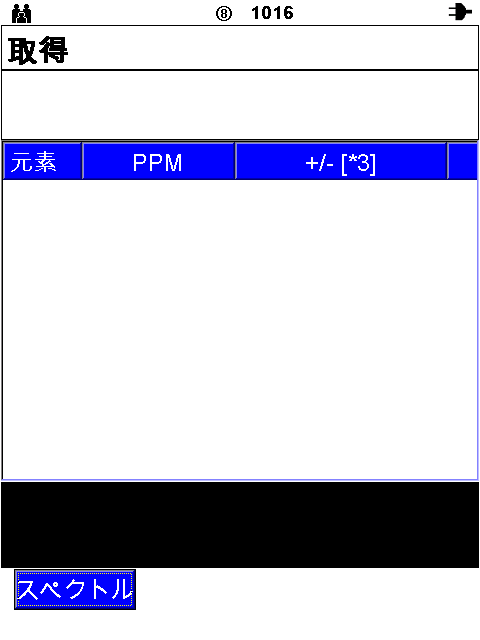
#> input picture Traer5iAuto/src/screens/acquiring.png, 480 x 640 px; its folder holds only this picture in this run
$ python -i bruker_ui.py   (imports and definitions only)
#> lines starting #> are read from the running program, lines starting #| are printed output that depends on the picture; after the words box and inside, x2 and y2 are one past the last pixel; in counts of white or black regions, pixels touching at a corner belong together
#> further down, picture is the input picture: PIL image 480x640 RGB; mean R, G, B 198.8, 198.8, 215.4
"""Bruker RemoteCTRL 画面の 特定 -> キャプチャ -> UI取得 モジュール(入力は一切送らない)

    python bruker_ui.py            # 現在の画面を解析して一覧表示、注釈画像とJSONを保存
    python bruker_ui.py --watch 2  # 2秒ごとに画面が変わったら再解析

ライブラリとして:
    from bruker_ui import RemoteCtrl
    rc = RemoteCtrl()
    ui = rc.read_ui()
    ui.find_button("スペクトル")   # -> UIElement or None
    ui.has_text("計数率")          # -> bool
"""
from __future__ import annotations

import asyncio, ctypes, ctypes.wintypes as wt, json, os, re, sys, time
from dataclasses import dataclass, asdict, field

from PIL import Image, ImageChops, ImageDraw, ImageFilter, ImageOps, ImageStat   # 画像処理は Pillow だけ(配布を軽くする)

from storage import DIAG_DIR, use_base


# [1 line that did not run here, left out]
# [4 lines not run here, left out]

WINDOW_CLASS = "S1RemoteHostClass"
REF_W = 960          # 解析の基準幅(この幅に正規化してからボタン検出・OCRを行う)
NATIVE_W = 480       # 機器の画面の幅(RemoteCTRL の論理px、ズーム 1X)。窓を広げても画面は左上に固定の大きさで、
                     # 右・下に白い余白が増えるだけ(2026-11-10 実機で確認)。窓の幅ではなくこの幅を基準にする
# [1 line that did not run here, left out]


# ---------------------------------------------------------------- データ構造
@dataclass
class UIElement:
    kind: str                      # "button" / "text"
    text: str
    rect: tuple[int, int, int, int]  # クライアント座標 (x, y, w, h)

    # [4 lines left out: function center, not called in this run]


@dataclass
class ScreenUI:
    image: Image.Image = field(repr=False)
    buttons: list[UIElement]
    texts: list[UIElement]
    scale: float                   # 機器の画面の幅(キャプチャのpx) / 基準幅(REF_W)。座標は全て基準座標系

    # [12 lines left out: functions find_any, find_button, not called in this run]

    def has_text(self, s: str) -> bool:
        key = _norm(s)
        return any(key in _norm(e.text) for e in self.buttons + self.texts)

    # [4 lines left out: function to_dict, not called in this run]


_CONFUSABLE = str.maketrans({"0": "o", "1": "l", "|": "l", "i": "l", "5": "s"})


def _norm(s: str) -> str:
    """照合用の正規化: 空白除去・小文字化・OCRで取り違えやすい文字の統一 (0/O, 1/l/i, 5/S)"""
    return _fix_katakana(s).replace(" ", "").replace("　", "").lower().translate(_CONFUSABLE)


# [39 lines left out: functions same_name, _match_score, _fix_katakana, not called in this run]


# ---------------------------------------------------------------- OCR (Windows 標準)
class _Ocr:
    """Windows の OCR(winrt)。アプリ(機器へ直接つなぐ)は使わない。見本を作るとき(tests/build_screens.py)と、
    予備の RemoteCTRL の窓を相手にする方式(--remotectrl)だけが使う。winrt はここで初めて読み込む(配布物には入れない)"""

    # [39 lines left out: functions __init__, __del__, lines, not called in this run]

    async def _recognize(self, sb):
        return await self.engine.recognize_async(sb)


# [8 lines left out: function _join_words, not called in this run]


# ---------------------------------------------------------------- RemoteCTRL のメニュー(予備: --remotectrl のとき)
# [1 line that did not run here, left out]
# [1 line that did not run here, left out]
# [1 line that did not run here, left out]
CMD_TRIGGER = 40011                        # メニュー「Trigger Pull/Release ( F6 )」(文字で状態がわかる)


# [23 lines left out: functions trigger_text, _print_window, not called in this run]


# ---------------------------------------------------------------- 本体
class RemoteCtrl:
    def __init__(self, ocr_lang="ja"):
        self.hwnd = self.find_window()
        self.ocr = _Ocr(ocr_lang)

    # 1. 画面の特定
    # [27 lines left out: functions find_window, client_rect, capture_background, _dpi_scale, not called in this run]

    def content_width(self) -> int:
        """キャプチャの中の機器の画面の幅(px)。窓の大きさによらず一定"""
        return round(NATIVE_W * self._dpi_scale())

    # 入力・トリガー(auto_measure.Operator から使う。device_link.DirectRemote も同じ名前で持つ)
    # [18 lines left out: functions prepare, click, trigger_state, not called in this run]

    def trigger(self):
        """メニュー「Trigger Pull/Release ( F6 )」を実行(キー入力と違い、前面化不要で確実に届く)"""
        user32.PostMessageW(self.hwnd, 0x0111, CMD_TRIGGER, 0)                  # WM_COMMAND

    # 3. UI取得
    def to_client(self, ui: ScreenUI, pt: tuple[int, int]) -> tuple[int, int]:
        """基準座標 -> クライアント座標。機器の画面は左上に固定の大きさなので、窓の大きさによらず倍率だけで決まる"""
        return round(pt[0] * ui.scale), round(pt[1] * ui.scale)

    # [58 lines left out: functions read_ui, _otsu, not called in this run]


def _mean(gray: Image.Image) -> float:
    return ImageStat.Stat(gray).mean[0]


def _sigma(k: int) -> float:
    """ぼかしの大きさ k(奇数)に対応する標準偏差(OpenCV の GaussianBlur で sigma=0 のときと同じ式)"""
    return 0.3 * ((k - 1) * 0.5 - 1) + 0.8


# [25 lines left out: function _gauss, not called in this run]


def _components(mask: Image.Image) -> list[tuple[int, int, int, int, int]]:
    """2値画像(0/255)の白いかたまり(8近傍でつながる)ごとに (x, y, w, h, 面積) を返す。
    行ごとの白の連なり(ラン)を上の行のランとつなげて求める(画素ごとに処理しないので速い)"""
    W, H = mask.size
    data = mask.tobytes()
    parent: list[int] = []
    box: list[list[int]] = []          # [x0, y0, x1, y1, area]

    def find(i):
        while parent[i] != i:
            parent[i] = parent[parent[i]]
            i = parent[i]
        return i

    prev: list[tuple[int, int, int]] = []   # 上の行のラン (開始, 終了(含まない), 番号)
    run = re.compile(rb"\xff+")
    for y in range(H):
        cur = []
        for m in run.finditer(data, y * W, (y + 1) * W):
            a, b = m.start() - y * W, m.end() - y * W
            i = len(parent); parent.append(i); box.append([a, y, b - 1, y, b - a])
            for pa, pb, j in prev:
                if pa <= b and pb >= a:             # 8近傍: 斜めに接していてもつながる
                    ri, rj = find(i), find(j)
                    if ri != rj:
                        parent[rj] = ri
                        bi, bj = box[ri], box[rj]
                        bi[0], bi[1] = min(bi[0], bj[0]), min(bi[1], bj[1])
                        bi[2], bi[3] = max(bi[2], bj[2]), max(bi[3], bj[3])
                        bi[4] += bj[4]
            cur.append((a, b, i))
        prev = cur
    return [(b[0], b[1], b[2] - b[0] + 1, b[3] - b[1] + 1, b[4]) for i, b in enumerate(box) if find(i) == i]


def _detect_buttons(img: Image.Image) -> list[tuple[int, int, int, int]]:
    """青色(機器UIのボタン色)の矩形領域を検出"""
    r, g, b = img.split()
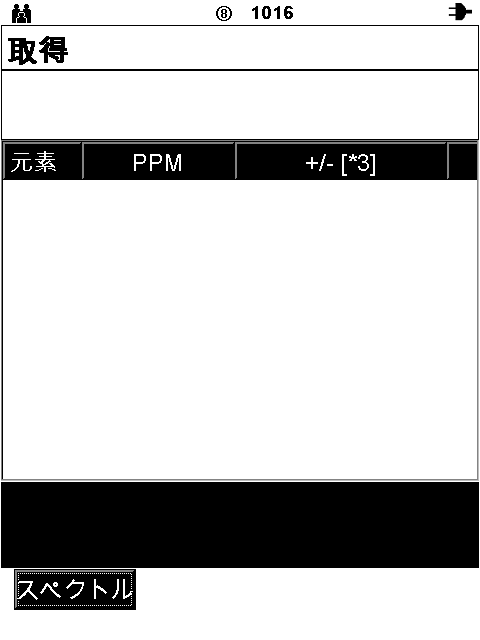
#> r: PIL image 480x640 L; min 0, max 255, mean 198.8
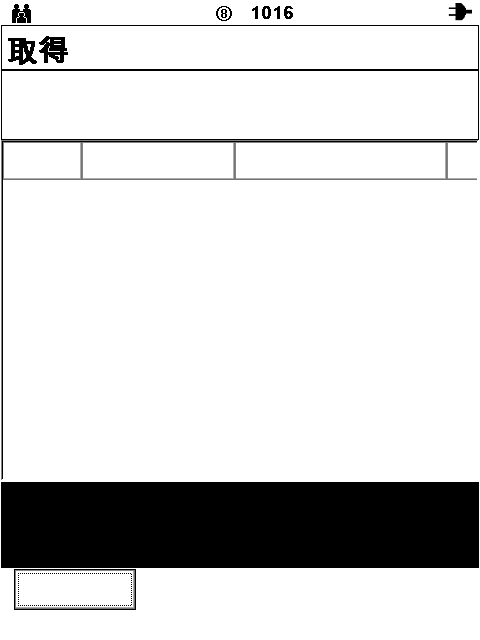
#> b: PIL image 480x640 L; min 0, max 255, mean 215.4
    mask = ImageChops.darker(ImageChops.darker(r.point(lambda v: 255 if v < 90 else 0),
                                               g.point(lambda v: 255 if v < 90 else 0)),
                             b.point(lambda v: 255 if v > 170 else 0))
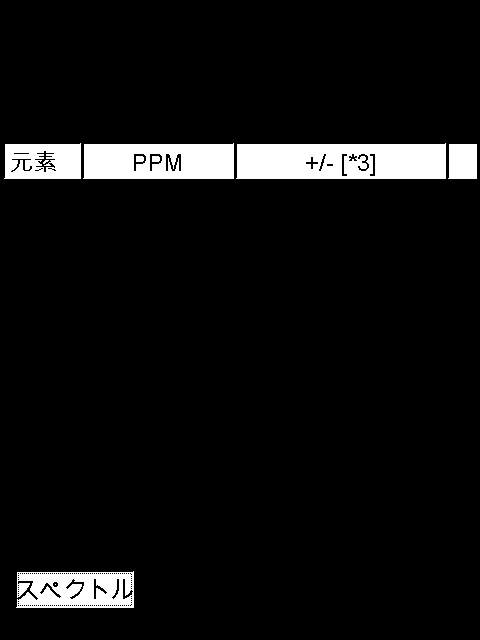
#> mask: PIL image 480x640 L; 6.2% white; 9 white regions (2 under 20 px), largest, box (x1, y1, x2, y2) and area: (236, 143, 446, 179) 7013, (83, 143, 234, 179) 4868, (16, 571, 134, 608) 3620
    # 文字の穴を埋める(9x9 の膨張 -> 収縮)。箱型ぼかしの平均で膨張・収縮を速く求める
    mask = mask.filter(ImageFilter.BoxBlur(4)).point(lambda v: 255 if v > 0 else 0)
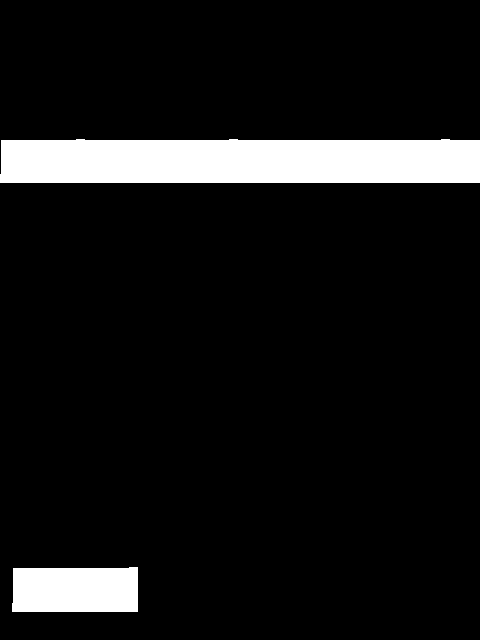
#> mask: PIL image 480x640 L; 8.5% white; 2 white regions, box (x1, y1, x2, y2) and area: (0, 139, 480, 183) 20633, (12, 567, 138, 612) 5518
    mask = mask.filter(ImageFilter.BoxBlur(4)).point(lambda v: 255 if v >= 255 else 0)
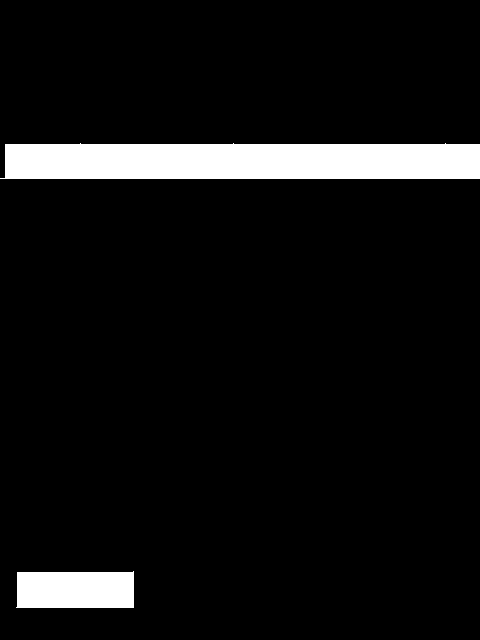
#> mask: PIL image 480x640 L; 6.8% white; 2 white regions, box (x1, y1, x2, y2) and area: (0, 143, 480, 179) 16633, (16, 571, 134, 608) 4214
    W, H = mask.size
#> W = 480; H = 640
    rects = []
    for x, y, w, h, area in _components(mask):
#> in _components, `W, H = mask.size`: W = 480; H = 640
        if w < 40 or h < 30 or area < 0.6 * w * h:   # 小さい/矩形でないものは除外
            continue
        if w > 0.95 * W and h > 0.5 * H:              # 画面全体のような領域は除外
            continue
        rects.append((x, y, w, h))
#> this loop made 2 passes
#> after the loop, rects = [(0, 143, 480, 36), (16, 571, 118, 37)]
    return sorted(rects, key=lambda t: (t[1] // 20, t[0]))


# [27 lines left out: functions annotate, _report, not called in this run]


# [16 lines not run here, left out]

>>> from PIL import Image
>>> picture = Image.open('screens/acquiring.png')
>>> result = _detect_buttons(picture)
#> result = [(0, 143, 480, 36), (16, 571, 118, 37)]

$ run again, on Traer5iAuto/src/screens/confirm.png
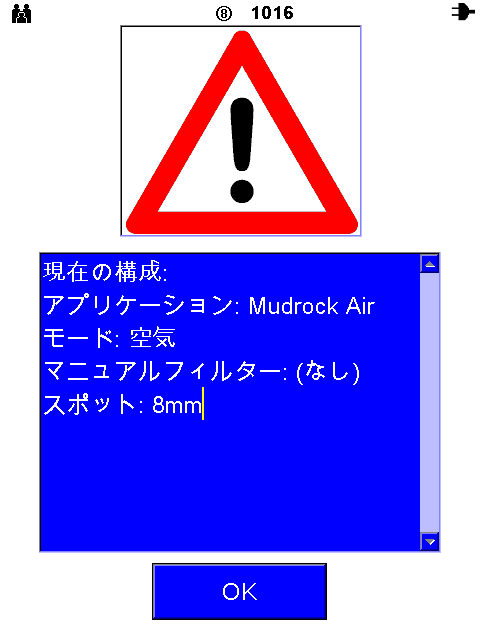
#> input picture Traer5iAuto/src/screens/confirm.png, 480 x 640 px
#> picture is the input picture: PIL image 480x640 RGB; mean R, G, B 151.2, 140, 239.3
#> in _detect_buttons, `r, g, b = img.split()`:
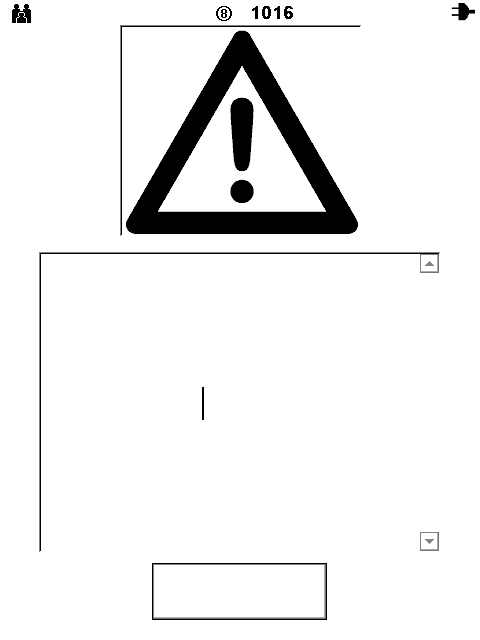
#> b: PIL image 480x640 L; min 0, max 255, mean 239.3
#> in _detect_buttons, `mask = mask.filter(ImageFilter.BoxBlur(4)).point(lambda v: 255 if v >=..`:
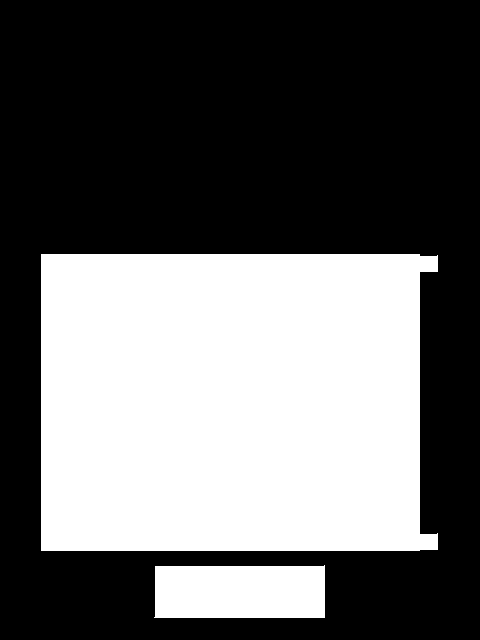
#> mask: PIL image 480x640 L; 39.7% white; 2 white regions, box (x1, y1, x2, y2) and area: (41, 254, 438, 551) 113141, (154, 565, 325, 618) 8842
#> in _components, `W, H = mask.size`: W = 480; H = 640
#> the loop in _detect_buttons, `for x, y, w, h, area in _components(mask):` made 2 passes
#> (x, y, w, h, area) on passes 1 to 2: (41, 254, 397, 297, 113141), (154, 565, 171, 53, 8842)
#> after the loop in _detect_buttons, `for x, y, w, h, area in _components(mask):`: rects = [(41, 254, 397, 297), (154, 565, 171, 53)]

$ run again, on Traer5iAuto/src/screens/keypad.png
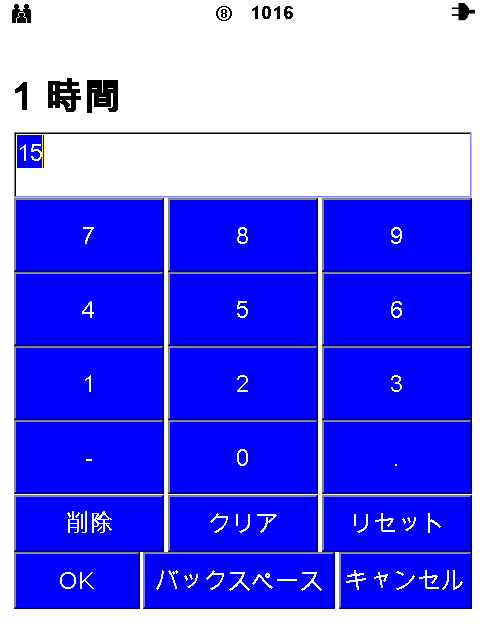
#> input picture Traer5iAuto/src/screens/keypad.png, 480 x 640 px
#> picture is the input picture: PIL image 480x640 RGB; mean R, G, B 103.8, 103.8, 247.8
#> in _detect_buttons, `r, g, b = img.split()`:
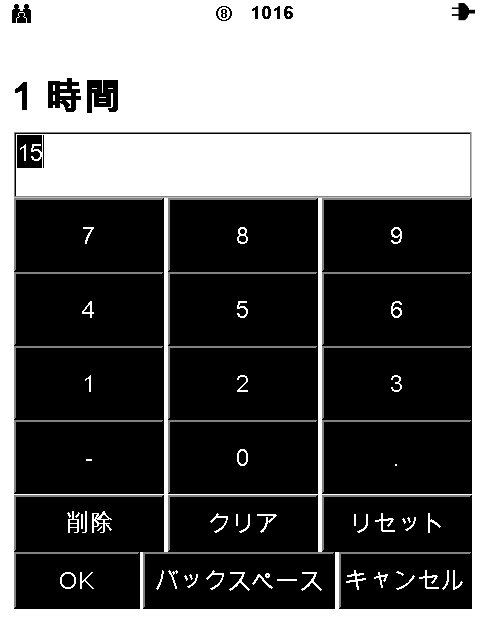
#> r: PIL image 480x640 L; min 0, max 255, mean 103.8
#> in _detect_buttons, `mask = mask.filter(ImageFilter.BoxBlur(4)).point(lambda v: 255 if v >=..`:
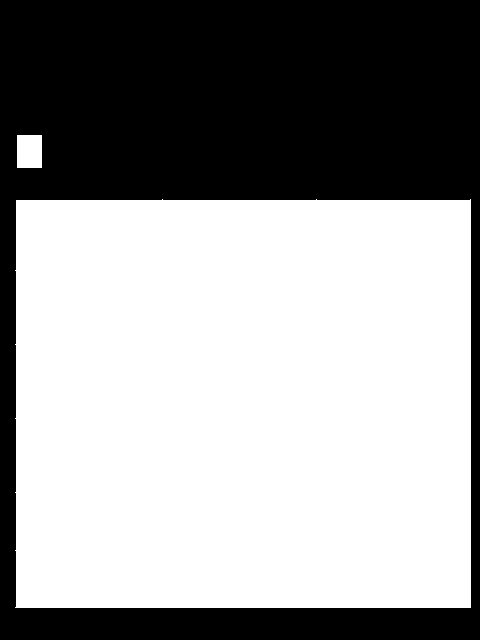
#> mask: PIL image 480x640 L; 60.7% white; 1 black region, box (x1, y1, x2, y2) and area: (0, 0, 480, 640) 120726
#> in _components, `W, H = mask.size`: W = 480; H = 640
#> the loop in _detect_buttons, `for x, y, w, h, area in _components(mask):` made 2 passes
#> (x, y, w, h, area) on passes 1 to 2: (17, 135, 25, 33, 825), (15, 199, 456, 409, 185649)
#> after the loop in _detect_buttons, `for x, y, w, h, area in _components(mask):`: rects = [(15, 199, 456, 409)]
